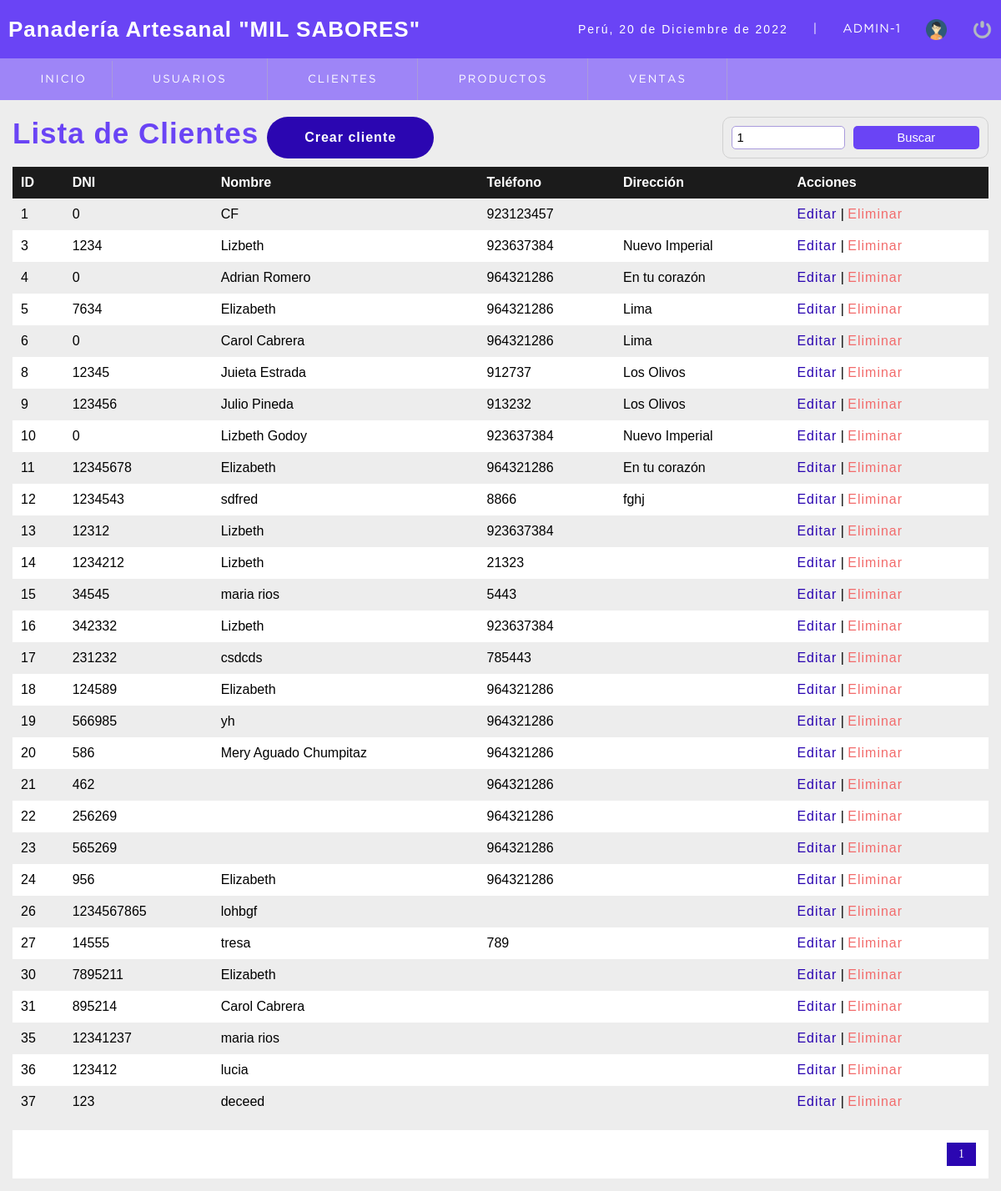
The page /sistema/buscar_cliente.php?busqueda=1 (signed in) on the database its author committed.
### tables this page shows
CREATE TABLE `cliente` (
  `idcliente` int(11) NOT NULL,
  `nit` int(11) DEFAULT NULL,
  `nombre` varchar(80) DEFAULT NULL,
  `telefono` text,
  `direccion` text,
  `dateadd` datetime NOT NULL DEFAULT CURRENT_TIMESTAMP,
  `usuario_id` int(11) NOT NULL,
  `estatus` int(11) NOT NULL DEFAULT '1'
);

### sistema/buscar_cliente.php (the view, shortened to what this page needs)
<?php
include "../conexion.php";
?>
<!DOCTYPE html>
<html lang="en">
<head>
    <?php
    include "includes/scripts.php";
    ?>
</head>
<body>
    <?php
    include "includes/header.php";
    ?>
    <section id="container">
        <?php
        $busqueda = strtolower($_REQUEST['busqueda']);
        ?>
        <div class="lista_usuario">
            <div class="usuario">
                <h1>Lista de Clientes</h1>
                <a href="registro_cliente.php" class="btn_new">Crear cliente</a>
            </div>
            <div class="Buscar">
                <form action="buscar_cliente.php" method="get" class="form_search">
                    <input type="text" name="busqueda" id="busqueda" placeholder="Buscar" value="<?php echo $busqueda; ?>">
                    <input type="submit" value="Buscar" class="btn_search">
                </form>
            </div>
        </div>
        <div class="containerTable">
            <table>
                <tr>
                    <th>ID</th>
                    <th>DNI</th>
                    <th>Nombre</th>
                    <th>Teléfono</th>
                    <th>Dirección</th>
                    <th>Acciones</th>
                </tr>
                <?php
                $sql_register    = mysqli_query($conection, "SELECT count(*) AS total_registro FROM cliente WHERE ( idcliente LIKE '%$busqueda%' OR nit LIKE '%$busqueda%' OR nombre LIKE '%$busqueda%' OR telefono LIKE '%$busqueda%' OR direccion LIKE '%$busqueda%') AND estatus=1");
                $result_register = mysqli_fetch_array($sql_register);
                $total_registro  = $result_register['total_registro'];
                $por_pagina = 100;
                if (empty($_GET['pagina'])) {
                    $pagina = 1;
                } else {
                    $pagina = $_GET['pagina'];
                }
                $desde = ($pagina - 1) * $por_pagina;
                $total_paginas = ceil($total_registro / $por_pagina);
                $query = mysqli_query($conection, "SELECT * FROM cliente
            WHERE
            ( idcliente LIKE '%$busqueda%' OR
            nit LIKE '%$busqueda%' OR
            nombre LIKE '%$busqueda%' OR
            telefono LIKE '%$busqueda%' OR
            direccion LIKE '%$busqueda%' )
            AND
            estatus=1 ORDER BY idcliente ASC LIMIT $desde, $por_pagina
                ");
                $result = mysqli_num_rows($query);
                if ($result > 0) {
                    while ($data = mysqli_fetch_array($query)) {
                ?>
                        <tr>
                            <td><?php echo $data["idcliente"] ?></td>
                            <td><?php echo $data["nit"] ?></td>
                            <td><?php echo $data["nombre"] ?></td>
                            <td><?php echo $data["telefono"] ?></td>
                            <td><?php echo $data["direccion"] ?></td>
                            <td>
                                <a class="link_edit" href="editar_cliente.php?id=<?php echo $data["idcliente"]; ?>">Editar</a>
                                <?php
                                if ($_SESSION['rol'] == 1 || $_SESSION['rol'] == 2) {
                                ?>
                                    |
                                    <a class="link_delete" href="eliminar_confirmar_cliente.php?id=<?php echo $data["idcliente"]; ?>">Eliminar</a>
                                <?php } ?>
                            </td>
                        </tr>
                <?php
                    }
                }
                ?>
            </table>
        </div>
        <?php
        if ($total_registro != 0) {
        ?>
            <div class="paginator">
                <ul>
                    <?php
                    for ($i = 1; $i <= $total_paginas; $i++) {
                        if ($i == $pagina) {
                            echo '<li class="pageSelected">' . $i . '</li>';
                        } else {
                            echo '<li><a href="?pagina=' . $i . '&busqueda=' . $busqueda . '">' . $i . '</a></li>';
                        }
                    }
                    ?>
                </ul>
            </div>
        <?php
        }
        ?>
    </section>
</body>
</html>

### sistema/css/style.css (style rules this page uses)
* { margin: 0 ; padding: 0; box-sizing: border-box; }
body { background: #ededed; }
h1, h2, h3, h4, h5, h6 { font-family: 'arial'; font-weight: bold; letter-spacing: 1px; }
h1 { font-size: 26px; }
a { text-decoration: none; font-family: arial; letter-spacing: 1px; }
#container { padding: 140px 15px 15px; }
form { background: #fff; margin: auto; padding: 20px 50px; border: 1px solid #d1d1d1; }
input, select { display: block; width: 100%; font-size: 11pt; padding: 5px; border: 1px solid #A99BDC; border-radius: 5px; }
#container h1 { font-size: 35px; color: #6a44f5; }
.btn_new { width: 200px !important; background-color: #2b06b1 !important; }
.usuario { display: flex; }
.lista_usuario { display: flex; justify-content: space-between; margin-bottom: 10px; }
table { display: -ms-grid!important; border-collapse: collapse; font-size: 12pt; font-family: 'arial'; width: 100%; }
table th { text-align: left; padding: 10px; background: #1b1b1b; color: #fff; }
table tr:nth-child(odd) { background: #fff; }
table td { padding: 10px; }
.link_edit { color: #2b06b1 ; }
.link_delete { color: #f26b6b; }
.btn_cancel, .btn_ok, .btn_save, .btn_new { width: 150px; background-color: #71ff55; color: #fff; display: inline-block; padding: 15px 0px; border-radius: 5px; cursor: pointer; text-align: center; font-size: 12pt; border: 1px solid transparent ; border-radius: 49px; color: #fff; font-weight: 600; margin: 0px 10px; cursor: pointer; transition: 0.5s; letter-spacing: 1px; }
.paginator ul { padding: 15px; list-style: none; background: #fff; margin-top: 15px; display: -webkit-flex; display: flex; justify-content: flex-end; }
.paginator a, .pageSelected { color: #2b06b1 ; border: 1px solid #ddd; padding: 5px; display: inline-block; font-size: 14px; text-align: center; width: 35px; }
.pageSelected { color: #fff; background: #2b06b1 ; border: 1px solid #2b06b1 ; }
.form_search { display: -webkit-flex; display: flex; float: right; background: initial; padding: 10px; border-radius: 10px; }
.form_search .btn_search { background: #6a44f5; color: #fff; padding: 0 20px; border: 0; cursor: pointer; margin-left: 10px; }

### rows shown on the page
cliente: idcliente "1", nit "0", nombre "CF", telefono "923123457"
cliente: idcliente "3", nit "1234", nombre "Lizbeth", telefono "923637384", direccion "Nuevo Imperial"
cliente: idcliente "4", nit "0", nombre "Adrian Romero", telefono "964321286", direccion "En tu corazón"
cliente: idcliente "5", nit "7634", nombre "Elizabeth", telefono "964321286", direccion "Lima"
cliente: idcliente "6", nit "0", nombre "Carol Cabrera", telefono "964321286", direccion "Lima"
cliente: idcliente "8", nit "12345", nombre "Juieta Estrada", telefono "912737", direccion "Los Olivos"
cliente: idcliente "9", nit "123456", nombre "Julio Pineda", telefono "913232", direccion "Los Olivos"
cliente: idcliente "10", nit "0", nombre "Lizbeth Godoy", telefono "923637384", direccion "Nuevo Imperial"
cliente: idcliente "11", nit "12345678", nombre "Elizabeth", telefono "964321286", direccion "En tu corazón"
cliente: idcliente "12", nit "1234543", nombre "sdfred", telefono "8866", direccion "fghj"
cliente: idcliente "13", nit "12312", nombre "Lizbeth", telefono "923637384"
cliente: idcliente "14", nit "1234212", nombre "Lizbeth", telefono "21323"
cliente: idcliente "15", nit "34545", nombre "maria rios", telefono "5443"
cliente: idcliente "16", nit "342332", nombre "Lizbeth", telefono "923637384"
cliente: idcliente "17", nit "231232", nombre "csdcds", telefono "785443"
cliente: idcliente "18", nit "124589", nombre "Elizabeth", telefono "964321286"
cliente: idcliente "19", nit "566985", nombre "yh", telefono "964321286"
cliente: idcliente "20", nit "586", nombre "Mery Aguado Chumpitaz", telefono "964321286"
cliente: idcliente "21", nit "462", telefono "964321286"
cliente: idcliente "22", nit "256269", telefono "964321286"
cliente: idcliente "23", nit "565269", telefono "964321286"
cliente: idcliente "24", nit "956", nombre "Elizabeth", telefono "964321286"
cliente: idcliente "26", nit "1234567865", nombre "lohbgf"
cliente: idcliente "27", nit "14555", nombre "tresa", telefono "789"
cliente: idcliente "30", nit "7895211", nombre "Elizabeth"
cliente: idcliente "31", nit "895214", nombre "Carol Cabrera"
cliente: idcliente "35", nit "12341237", nombre "maria rios"
cliente: idcliente "36", nit "123412", nombre "lucia"
cliente: idcliente "37", nit "123", nombre "deceed"

### other values the page prints
fechaC() "20 de Diciembre de 2022"
$_SESSION['user'] "ADMIN"
$_SESSION['rol'] "1"
